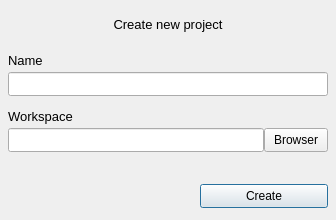
<?xml version="1.0" encoding="UTF-8"?>
<ui version="4.0">
 <class>CreateProjectDialog</class>
 <widget class="QDialog" name="CreateProjectDialog">
  <property name="geometry">
   <rect>
    <x>0</x>
    <y>0</y>
    <width>336</width>
    <height>220</height>
   </rect>
  </property>
  <property name="windowTitle">
   <string>Create Project</string>
  </property>
  <widget class="QLabel" name="workspaceLabel">
   <property name="geometry">
    <rect>
     <x>8</x>
     <y>104</y>
     <width>320</width>
     <height>24</height>
    </rect>
   </property>
   <property name="font">
    <font>
     <pointsize>10</pointsize>
    </font>
   </property>
   <property name="text">
    <string>Workspace</string>
   </property>
  </widget>
  <widget class="QLabel" name="nameLabel">
   <property name="geometry">
    <rect>
     <x>8</x>
     <y>48</y>
     <width>320</width>
     <height>24</height>
    </rect>
   </property>
   <property name="font">
    <font>
     <pointsize>10</pointsize>
    </font>
   </property>
   <property name="text">
    <string>Name</string>
   </property>
  </widget>
  <widget class="QLineEdit" name="nameEdit">
   <property name="geometry">
    <rect>
     <x>8</x>
     <y>72</y>
     <width>320</width>
     <height>24</height>
    </rect>
   </property>
   <property name="text">
    <string/>
   </property>
  </widget>
  <widget class="QPushButton" name="workspaceBrowserButton">
   <property name="geometry">
    <rect>
     <x>264</x>
     <y>128</y>
     <width>64</width>
     <height>24</height>
    </rect>
   </property>
   <property name="text">
    <string>Browser</string>
   </property>
   <property name="autoDefault">
    <bool>false</bool>
   </property>
  </widget>
  <widget class="QPushButton" name="acceptButton">
   <property name="geometry">
    <rect>
     <x>200</x>
     <y>184</y>
     <width>128</width>
     <height>24</height>
    </rect>
   </property>
   <property name="text">
    <string>Create</string>
   </property>
  </widget>
  <widget class="QLabel" name="infoLabel">
   <property name="geometry">
    <rect>
     <x>0</x>
     <y>0</y>
     <width>336</width>
     <height>48</height>
    </rect>
   </property>
   <property name="font">
    <font>
     <pointsize>10</pointsize>
     <weight>50</weight>
     <bold>false</bold>
    </font>
   </property>
   <property name="text">
    <string>Create new project</string>
   </property>
   <property name="alignment">
    <set>Qt::AlignCenter</set>
   </property>
  </widget>
  <widget class="QLineEdit" name="workspaceEdit">
   <property name="geometry">
    <rect>
     <x>8</x>
     <y>128</y>
     <width>256</width>
     <height>24</height>
    </rect>
   </property>
  </widget>
 </widget>
 <resources/>
 <connections/>
</ui>
